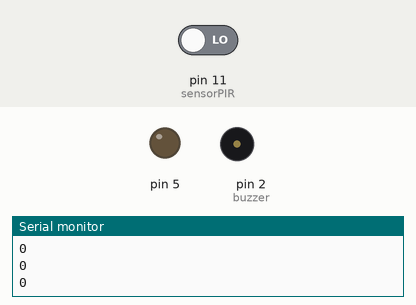
Recording of a sketch running on a simulated Arduino Uno, built with avr-gcc and run on an emulated ATmega328P. Parts: output pins drawn as LEDs (lit = HIGH), buzzer (waves = sounding), the last lines printed to the serial monitor. The test bench sets the inputs (shaded band); at power-on: pin 11 (sensorPIR) LOW. Pins used as bus, display or sensor lines are not drawn.

Above: at 1.2 s.
1.3 s: pin 11 (sensorPIR) driven HIGH
At 2.8 s:
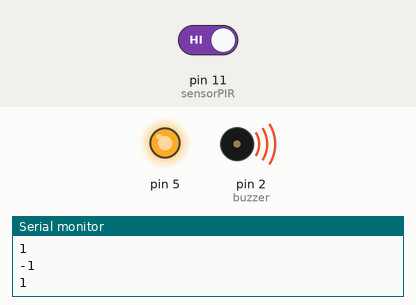
Timing chart, 0 to 4.3 s (numbered marks = the images above; inputs shaded):
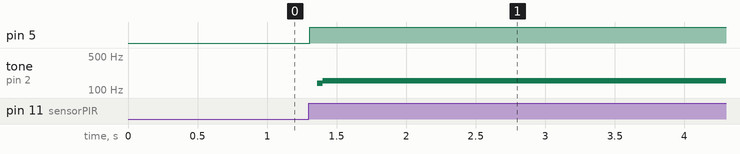

Measured:
- after the input at 1.3 s, pin 5: LOW → HIGH at once; tone on pin 2 (buzzer): silent → 137 Hz after 0.06 s, → 154 Hz 0.04 s later

The sketch:

arduinoUno.ino
```cpp
#include <SoftwareSerial.h>

#define verde 6
#define vermelho 3
#define sensorPIR 11
#define buzzer 2
int PIRval = 0;

SoftwareSerial s(0, 1);

void setup() {
  pinMode(sensorPIR, INPUT);
  pinMode(buzzer, OUTPUT);
  pinMode(5, OUTPUT);
  Serial.begin(9600);
  s.begin(9600);
}

void loop(){
//  digitalWrite(buzzer,0);
  if(digitalRead(5)==1)
  {
    Serial.println(s.read());
  }
  PIRval = digitalRead(sensorPIR);
  Serial.println(PIRval);
  digitalWrite(buzzer, HIGH);
  if (PIRval == 1)
  {
      digitalWrite(5, HIGH);
      digitalWrite(buzzer,LOW);
  }else{
    digitalWrite(buzzer, HIGH);
  }
}
```
